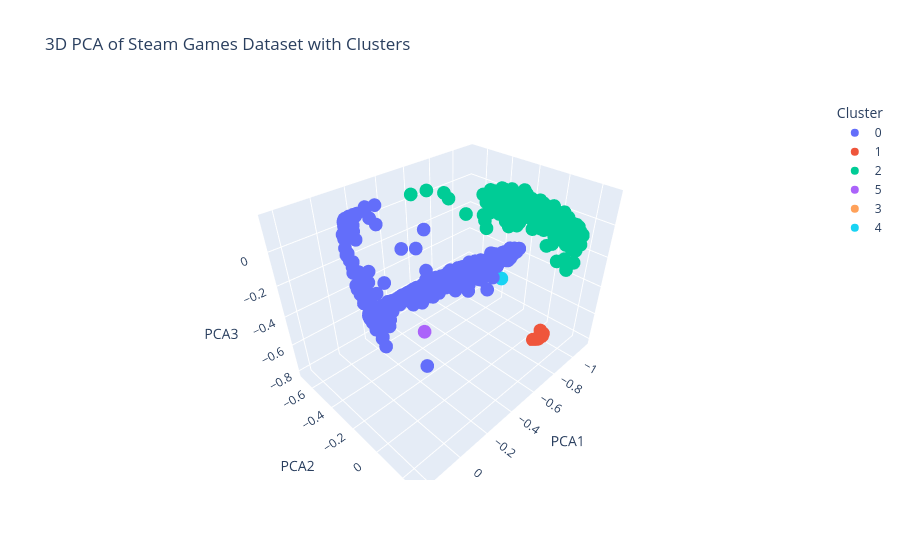

Notebook code for this chart:
### Code cell
df_pca_tree = df.copy()
df_pca_tree['Cluster'] = labels_pca_tree
cluster_counts = df_pca_tree['Cluster'].value_counts().sort_index()
print(cluster_counts)
nb_clusters = cluster_counts.shape[0]
df_pca_tree.head(100)

# Visualisation 3D
fig = px.scatter_3d(df_reduced, x='PCA1', y='PCA2', z='PCA3',
                    color=df_pca_tree['Cluster'].astype(str),
                    hover_data=['name'],
                    title='3D PCA of Steam Games Dataset with Clusters',
                    labels={'color': 'Cluster'})
fig.show()

### Figure 1 — Plotly figure (JSON) as saved in the notebook; plotly's stock layout.template omitted (floating-point values rounded to 4 significant figures; data arrays with more than 128 entries replaced by an {"elided": "..."} marker saying what was removed)
{"data": [{"customdata": {"elided": "2721x1 str values"}, "hovertemplate": "Cluster=0<br>PCA1=%{x}<br>PCA2=%{y}<br>PCA3=%{z}<br>name=%{customdata[0]}<extra></extra>", "legendgroup": "0", "marker": {"color": "#636efa", "symbol": "circle"}, "mode": "markers", "name": "0", "scene": "scene", "showlegend": true, "type": "scatter3d", "x": {"elided": "2721 float values"}, "y": {"elided": "2721 float values"}, "z": {"elided": "2721 float values"}}, {"customdata": [["Captain Gazman Day Of The Rage"], ["The Awesome Adventures of Captain Spirit"], ["Slime-san: Creator"], ["Lunar Lander Beyond"], ["The Real Texas"], ["Shadow Warrior (Classic)"], ["RACE Injection"], ["Blink Cam"], ["Vertex Dispenser"], ["Tank battle"], ["SCARF"], ["The Cave VR"], ["Ink"], ["Seeking Dawn: Free to Play Edition"], ["Paperbound"], ["The Thin Silence"], ["Area 51"], ["Hearts of Iron III: Semper Fi"], ["Journey To The Center Of The Earth"]], "hovertemplate": "Cluster=1<br>PCA1=%{x}<br>PCA2=%{y}<br>PCA3=%{z}<br>name=%{customdata[0]}<extra></extra>", "legendgroup": "1", "marker": {"color": "#EF553B", "symbol": "circle"}, "mode": "markers", "name": "1", "scene": "scene", "showlegend": true, "type": "scatter3d", "x": [-0.9581, -0.9287, -0.9537, -0.9602, -0.9747, -0.9494, -0.9538, -0.9692, -0.9724, -0.9531, -0.9531, -0.9511, -0.9715, -0.9401, -0.9715, -0.9741, -0.9565, -0.9525, -0.949], "y": [0.08609, 0.0591, 0.0831, 0.092, 0.09829, 0.07954, 0.08527, 0.09213, 0.09595, 0.08319, 0.08319, 0.08133, 0.09586, 0.07465, 0.09565, 0.09751, 0.08441, 0.08324, 0.07981], "z": [-0.7389, -0.814, -0.8006, -0.7505, -0.766, -0.8045, -0.7965, -0.7905, -0.7857, -0.803, -0.803, -0.8049, -0.7861, -0.805, -0.7869, -0.7651, -0.8026, -0.8039, -0.8068]}, {"customdata": {"elided": "257x1 str values"}, "hovertemplate": "Cluster=2<br>PCA1=%{x}<br>PCA2=%{y}<br>PCA3=%{z}<br>name=%{customdata[0]}<extra></extra>", "legendgroup": "2", "marker": {"color": "#00cc96", "symbol": "circle"}, "mode": "markers", "name": "2", "scene": "scene", "showlegend": true, "type": "scatter3d", "x": {"elided": "257 float values"}, "y": {"elided": "257 float values"}, "z": {"elided": "257 float values"}}, {"customdata": [["Two Point Museum"]], "hovertemplate": "Cluster=5<br>PCA1=%{x}<br>PCA2=%{y}<br>PCA3=%{z}<br>name=%{customdata[0]}<extra></extra>", "legendgroup": "5", "marker": {"color": "#ab63fa", "symbol": "circle"}, "mode": "markers", "name": "5", "scene": "scene", "showlegend": true, "type": "scatter3d", "x": [-0.3045], "y": [-0.2662], "z": [-0.5674]}, {"customdata": [["Dofus"]], "hovertemplate": "Cluster=3<br>PCA1=%{x}<br>PCA2=%{y}<br>PCA3=%{z}<br>name=%{customdata[0]}<extra></extra>", "legendgroup": "3", "marker": {"color": "#FFA15A", "symbol": "circle"}, "mode": "markers", "name": "3", "scene": "scene", "showlegend": true, "type": "scatter3d", "x": [-0.5154], "y": [-0.2833], "z": [-0.2874]}, {"customdata": [["Basketball Pro Management 2015"]], "hovertemplate": "Cluster=4<br>PCA1=%{x}<br>PCA2=%{y}<br>PCA3=%{z}<br>name=%{customdata[0]}<extra></extra>", "legendgroup": "4", "marker": {"color": "#19d3f3", "symbol": "circle"}, "mode": "markers", "name": "4", "scene": "scene", "showlegend": true, "type": "scatter3d", "x": [-0.7818], "y": [-0.1155], "z": [-0.3581]}], "layout": {"legend": {"title": {"text": "Cluster"}, "tracegroupgap": 0}, "scene": {"domain": {"x": [0, 1], "y": [0, 1]}, "xaxis": {"title": {"text": "PCA1"}}, "yaxis": {"title": {"text": "PCA2"}}, "zaxis": {"title": {"text": "PCA3"}}}, "title": {"text": "3D PCA of Steam Games Dataset with Clusters"}}}
